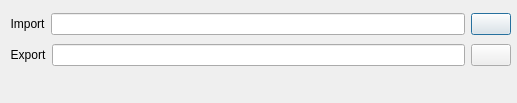
<?xml version="1.0" encoding="UTF-8"?>
<ui version="4.0">
 <class>import_export_dialog</class>
 <widget class="QDialog" name="import_export_dialog">
  <property name="windowModality">
   <enum>Qt::WindowModality::ApplicationModal</enum>
  </property>
  <property name="geometry">
   <rect>
    <x>0</x>
    <y>0</y>
    <width>517</width>
    <height>103</height>
   </rect>
  </property>
  <property name="sizePolicy">
   <sizepolicy hsizetype="Fixed" vsizetype="Fixed">
    <horstretch>0</horstretch>
    <verstretch>0</verstretch>
   </sizepolicy>
  </property>
  <property name="contextMenuPolicy">
   <enum>Qt::ContextMenuPolicy::NoContextMenu</enum>
  </property>
  <property name="windowTitle">
   <string>Import/Export Ranking</string>
  </property>
  <property name="autoFillBackground">
   <bool>false</bool>
  </property>
  <widget class="QWidget" name="layoutWidget">
   <property name="geometry">
    <rect>
     <x>10</x>
     <y>10</y>
     <width>501</width>
     <height>82</height>
    </rect>
   </property>
   <layout class="QVBoxLayout" name="layout">
    <item>
     <layout class="QHBoxLayout" name="import_layout">
      <item>
       <widget class="QLabel" name="import_label">
        <property name="sizePolicy">
         <sizepolicy hsizetype="Fixed" vsizetype="Fixed">
          <horstretch>0</horstretch>
          <verstretch>0</verstretch>
         </sizepolicy>
        </property>
        <property name="text">
         <string>Import</string>
        </property>
        <property name="alignment">
         <set>Qt::AlignmentFlag::AlignCenter</set>
        </property>
       </widget>
      </item>
      <item>
       <widget class="QLineEdit" name="import_field"/>
      </item>
      <item>
       <widget class="QPushButton" name="import_button">
        <property name="sizePolicy">
         <sizepolicy hsizetype="Fixed" vsizetype="Fixed">
          <horstretch>0</horstretch>
          <verstretch>0</verstretch>
         </sizepolicy>
        </property>
        <property name="text">
         <string/>
        </property>
        <property name="icon">
         <iconset resource="resources.qrc">
          <normaloff>:/images/tick_icon.png</normaloff>:/images/tick_icon.png</iconset>
        </property>
       </widget>
      </item>
     </layout>
    </item>
    <item>
     <layout class="QHBoxLayout" name="export_layout">
      <item>
       <widget class="QLabel" name="export_label">
        <property name="sizePolicy">
         <sizepolicy hsizetype="Fixed" vsizetype="Fixed">
          <horstretch>0</horstretch>
          <verstretch>0</verstretch>
         </sizepolicy>
        </property>
        <property name="text">
         <string>Export</string>
        </property>
        <property name="alignment">
         <set>Qt::AlignmentFlag::AlignCenter</set>
        </property>
       </widget>
      </item>
      <item>
       <widget class="QLineEdit" name="export_field">
        <property name="sizePolicy">
         <sizepolicy hsizetype="Expanding" vsizetype="Fixed">
          <horstretch>0</horstretch>
          <verstretch>0</verstretch>
         </sizepolicy>
        </property>
        <property name="readOnly">
         <bool>false</bool>
        </property>
       </widget>
      </item>
      <item>
       <widget class="QPushButton" name="export_button">
        <property name="sizePolicy">
         <sizepolicy hsizetype="Fixed" vsizetype="Fixed">
          <horstretch>0</horstretch>
          <verstretch>0</verstretch>
         </sizepolicy>
        </property>
        <property name="text">
         <string/>
        </property>
        <property name="icon">
         <iconset resource="resources.qrc">
          <normaloff>:/images/copy_icon.png</normaloff>:/images/copy_icon.png</iconset>
        </property>
       </widget>
      </item>
     </layout>
    </item>
    <item>
     <widget class="QLabel" name="error_label">
      <property name="sizePolicy">
       <sizepolicy hsizetype="Expanding" vsizetype="Fixed">
        <horstretch>0</horstretch>
        <verstretch>0</verstretch>
       </sizepolicy>
      </property>
      <property name="styleSheet">
       <string notr="true">color:red</string>
      </property>
      <property name="text">
       <string/>
      </property>
     </widget>
    </item>
   </layout>
  </widget>
 </widget>
 <resources>
  <include location="resources.qrc"/>
 </resources>
 <connections/>
</ui>
